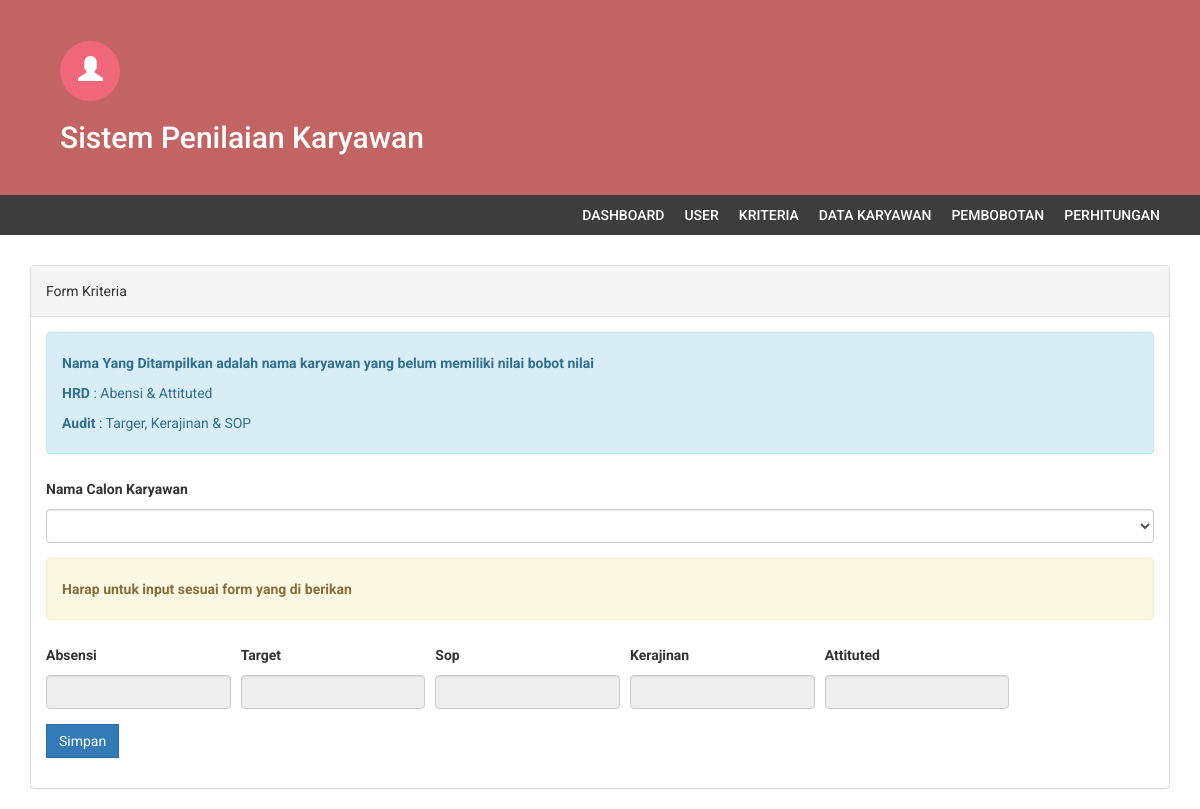
Page /input_tpa.php (signed in) on the committed database.
### tables this page shows
CREATE TABLE `kriteria` (
  `id_kriteria` int(11) NOT NULL,
  `kriteria` varchar(32) DEFAULT NULL,
  `bobot` int(1) DEFAULT NULL,
  `type` varchar(12) DEFAULT NULL
);

### db/db_config.php (called while the page is built, shortened)
<?php
class database extends PDO
{
	protected $dsn = 'mysql:host=localhost;dbname=db_spk';
	protected $dsu = 'root';
	protected $dsp = '';
	private $cmd = '';
	function __construct()
	{
		try {
			$this->db = new PDO($this->dsn, $this->dsu, $this->dsp, [
				PDO::ATTR_ERRMODE => PDO::ERRMODE_EXCEPTION,
			]);
		} catch (PDOException $e) {
			echo $e->getMessage();
		}
	}
	function select($column, $table)
	{
		$this->cmd = "select $column from $table";
		return $this;
	}
	function get($isResults = true)
	{
		$q = $this->db->prepare($this->cmd);
		$q->execute();
		if ($isResults) return $q->fetchAll();
		return true;
	}
}

### input_tpa.php (the view, shortened to what this page needs)
<?php include 'partials/header.php'; ?>
<div class="content">
    <div class="container">
        <div class="row">
            <div class="col-md-12">
                <br />
                <div class="panel panel-default">
                    <div class="panel-heading">
                        Form Kriteria
                    </div>
                    <div class="panel-body">
                        <form method="post" action="model/do_insert_tpa.php" enctype="multipart/form-data">
                            <div class="form-group">
                                <div class="alert alert-info">
                                    <strong> Nama Yang Ditampilkan adalah nama karyawan yang belum memiliki nilai bobot nilai</strong>
                                    <ul style="margin: 0; padding: 0; list-style: none">
                                        <li><strong>HRD</strong> : Abensi & Attituted</li>
                                        <li><strong>Audit</strong> : Targer, Kerajinan & SOP</li>
                                    </ul>
                                </div>
                                <label for="nama">Nama Calon Karyawan</label>
                                <select class="form-control" name="id_calon_kr">
                                </select>
                            </div>
                            <div class="alert alert-warning">
                                <strong>Harap untuk input sesuai form yang di berikan</strong>
                            </div>
                            <div class="col-md-12" style="padding: 0; margin: 0; ">
                                <?php foreach ($db->select('kriteria', 'kriteria')->get() as $r) : ?>
                                    <?php $hrd = in_array(strtolower($r['kriteria']), $$_SESSION['admin']['akses']); ?>
                                    <div class="form-group col-sm-2" style="padding: 0; margin-right: 10px">
                                        <label><?= $r['kriteria'] ?></label>
                                        <input type="number" name="<?= $r['kriteria'] ?>" <?= $hrd ? '' : 'readonly' ?> class="form-control">
                                    </div>
                                <?php endforeach ?>
                            </div>
                            <div class="form-group">
                                <button class="btn btn-primary">Simpan</button>
                            </div>
                        </form>
                    </div>
                </div>
            </div>
        </div>
    </div>
</div>
<?php include 'partials/footer.php'; ?>

### assets/css/style.css (style rules this page uses)
body { font-family: 'Roboto', sans-serif; line-height: 30px; }
.btn { border-radius: 0px; -webkit-border-radius: 0px; -moz-border-radius: 0px; }

### rows in the picture
kriteria: kriteria "Absensi"
kriteria: kriteria "Target"
kriteria: kriteria "Sop"
kriteria: kriteria "Kerajinan"
kriteria: kriteria "Attituted"
